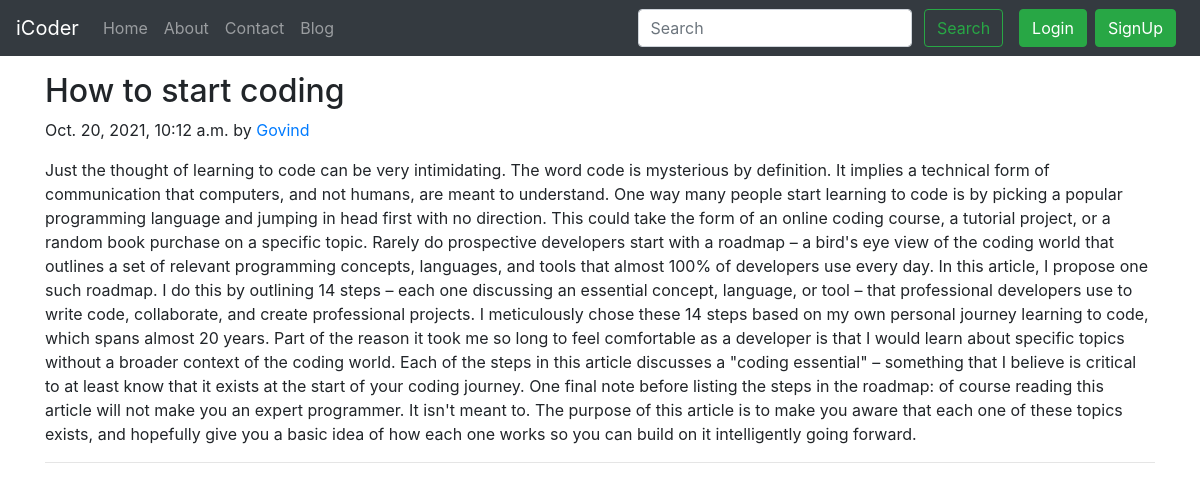
The page /blog/codind on the database its author committed.
### blog/models.py (models this page shows, shortened)
class Post(models.Model):
    sno=models.AutoField(primary_key=True)
    title=models.CharField(max_length=255)
    author=models.CharField(max_length=14)
    slug=models.CharField(max_length=130)
    timeStamp=models.DateTimeField(blank=True)
    content=models.TextField()

### blog/views.py (the view)
# urls.py: path('<str:slug>', views.blogPost, name="blogPost"),
def blogPost(request, slug):
    post = Post.objects.filter(slug=slug).first()
    context = {"post": post}
    return render(request, "blog/blogPost.html", context)

### templates/blog/blogPost.html (shortened to what this page needs)
{% extends 'base.html' %}
{% block body %}
<div class="container my-3">
<div class="blog-post">
        <h2 class="blog-post-title">{{post.title}}</h2>
        <p class="blog-post-meta">{{post.timeStamp}} by <a href="/about">{{post.author}}</a></p>
        <p>{{post.content}}</p>
        <hr>
      </div>
      </div>
 {% endblock %}

### rows shown on the page
Post: title "How to start coding", timeStamp "Oct. 20, 2021, 10:12 a.m.", author "Govind", content "Just the thought of learning to code can be very intimidating. The word code is mysterious by definition. It implies a technical form of communication that computers, and not humans, are meant to understand. One way many people start learning to code is by picking a popular programming language and jumping in head first with no direction. This could take the form of an online coding course, a tutorial project, or a random book purchase on a specific topic. Rarely do prospective developers start with a roadmap – a bird's eye view of the coding world that outlines a set of relevant programming concepts, languages, and tools that almost 100% of developers use every day. In this article, I…"
